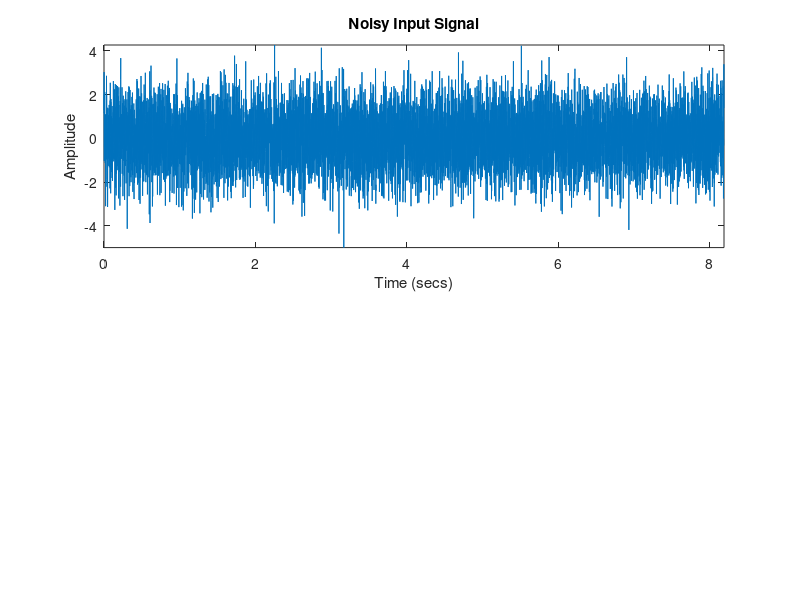

Here is the MATLAB script that generated this plot: (Note: this script raises an error after producing the figure.)
% Assume we capture 8192 samples at 1kHz sample rate
Nsamps = 8192;
fsamp = 1000;
Tsamp = 1/fsamp;
t = (0:Nsamps-1)*Tsamp;
% Assume the noisy signal is exactly 123Hz
fsig = 123;
signal = sin(2*pi*fsig*t);
noise = 1*randn(1,Nsamps);
x = signal + noise;
% Plot time-domain signal
subplot(2,1,1);
plot(t, x);
ylabel('Amplitude'); xlabel('Time (secs)');
axis tight;
title('Noisy Input Signal');
% Choose FFT size and calculate spectrum
Nfft = 1024;
[Pxx,f] = pwelch(A,gausswin(Nfft),Nfft/2,Nfft,Fe);
% Plot frequency spectrum
subplot(2,1,2);
plot(f,Pxx);
ylabel('PSD'); xlabel('Frequency (Hz)');
grid on;
% Get frequency estimate (spectral peak)
[~,loc] = max(Pxx);
FREQ_ESTIMATE = f(loc)
title(['Frequency estimate = ',num2str(FREQ_ESTIMATE),' Hz']);